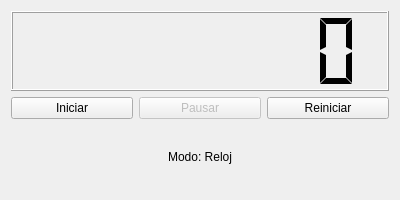
<?xml version="1.0" encoding="UTF-8"?>
<ui version="4.0">
 <class>RelojDigital</class>
 <widget class="QWidget" name="RelojDigital">
  <property name="geometry">
   <rect>
    <x>0</x>
    <y>0</y>
    <width>400</width>
    <height>200</height>
   </rect>
  </property>
  <property name="windowTitle">
   <string>Reloj Digital</string>
  </property>
  <layout class="QVBoxLayout" name="verticalLayout">
   <item>
    <widget class="QLCDNumber" name="lcdDisplay">
     <property name="minimumSize">
      <size>
       <width>0</width>
       <height>80</height>
      </size>
     </property>
     <property name="frameShape">
      <enum>QFrame::Box</enum>
     </property>
     <property name="frameShadow">
      <enum>QFrame::Raised</enum>
     </property>
     <property name="digitCount">
      <number>8</number>
     </property>
     <property name="segmentStyle">
      <enum>QLCDNumber::Flat</enum>
     </property>
    </widget>
   </item>
   <item>
    <layout class="QHBoxLayout" name="horizontalLayout">
     <item>
      <widget class="QPushButton" name="btnStart">
       <property name="text">
        <string>Iniciar</string>
       </property>
      </widget>
     </item>
     <item>
      <widget class="QPushButton" name="btnPause">
       <property name="text">
        <string>Pausar</string>
       </property>
       <property name="enabled">
        <bool>false</bool>
       </property>
      </widget>
     </item>
     <item>
      <widget class="QPushButton" name="btnReset">
       <property name="text">
        <string>Reiniciar</string>
       </property>
      </widget>
     </item>
    </layout>
   </item>
   <item>
    <widget class="QLabel" name="lblMode">
     <property name="text">
      <string>Modo: Reloj</string>
     </property>
     <property name="alignment">
      <set>Qt::AlignCenter</set>
     </property>
    </widget>
   </item>
  </layout>
 </widget>
 <resources/>
 <connections/>
</ui>
